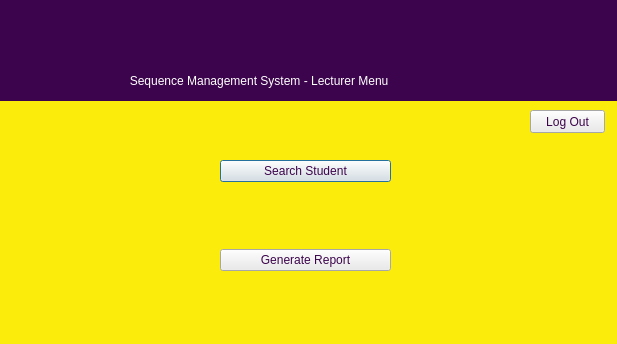
<?xml version="1.0" encoding="UTF-8"?>
<ui version="4.0">
 <class>Lecturerscreen</class>
 <widget class="QDialog" name="Lecturerscreen">
  <property name="geometry">
   <rect>
    <x>0</x>
    <y>0</y>
    <width>617</width>
    <height>344</height>
   </rect>
  </property>
  <property name="minimumSize">
   <size>
    <width>617</width>
    <height>344</height>
   </size>
  </property>
  <property name="maximumSize">
   <size>
    <width>617</width>
    <height>344</height>
   </size>
  </property>
  <property name="windowTitle">
   <string>Lecturerscreen</string>
  </property>
  <property name="styleSheet">
   <string notr="true">background-color: rgb(252, 236, 12);</string>
  </property>
  <widget class="QLabel" name="label_3">
   <property name="geometry">
    <rect>
     <x>-14</x>
     <y>-4</y>
     <width>631</width>
     <height>71</height>
    </rect>
   </property>
   <property name="styleSheet">
    <string notr="true">image: url(:/Images/Images/ublogo.png);
background-color: rgb(60, 4, 76);</string>
   </property>
   <property name="text">
    <string/>
   </property>
  </widget>
  <widget class="QWidget" name="layoutWidget">
   <property name="geometry">
    <rect>
     <x>220</x>
     <y>160</y>
     <width>171</width>
     <height>111</height>
    </rect>
   </property>
   <layout class="QVBoxLayout" name="verticalLayout">
    <item>
     <widget class="QPushButton" name="searchstudentButton">
      <property name="styleSheet">
       <string notr="true">color: rgb(60, 4, 76);
background-color: rgb(234, 234, 234);</string>
      </property>
      <property name="text">
       <string>Search Student</string>
      </property>
     </widget>
    </item>
    <item>
     <spacer name="verticalSpacer">
      <property name="orientation">
       <enum>Qt::Vertical</enum>
      </property>
      <property name="sizeHint" stdset="0">
       <size>
        <width>20</width>
        <height>40</height>
       </size>
      </property>
     </spacer>
    </item>
    <item>
     <widget class="QPushButton" name="generatereportButton">
      <property name="styleSheet">
       <string notr="true">color: rgb(60, 4, 76);
background-color: rgb(234, 234, 234);</string>
      </property>
      <property name="text">
       <string>Generate Report</string>
      </property>
     </widget>
    </item>
   </layout>
  </widget>
  <widget class="QLabel" name="label_4">
   <property name="geometry">
    <rect>
     <x>-10</x>
     <y>60</y>
     <width>631</width>
     <height>41</height>
    </rect>
   </property>
   <property name="styleSheet">
    <string notr="true">color: rgb(255, 255, 255);
background-color: rgb(60, 4, 76);</string>
   </property>
   <property name="text">
    <string>                                          Sequence Management System - Lecturer Menu</string>
   </property>
  </widget>
  <widget class="QPushButton" name="logOutButton">
   <property name="geometry">
    <rect>
     <x>530</x>
     <y>110</y>
     <width>75</width>
     <height>23</height>
    </rect>
   </property>
   <property name="styleSheet">
    <string notr="true">color: rgb(60, 4, 76);
background-color: rgb(234, 234, 234);</string>
   </property>
   <property name="text">
    <string>Log Out</string>
   </property>
  </widget>
 </widget>
 <resources/>
 <connections/>
</ui>
